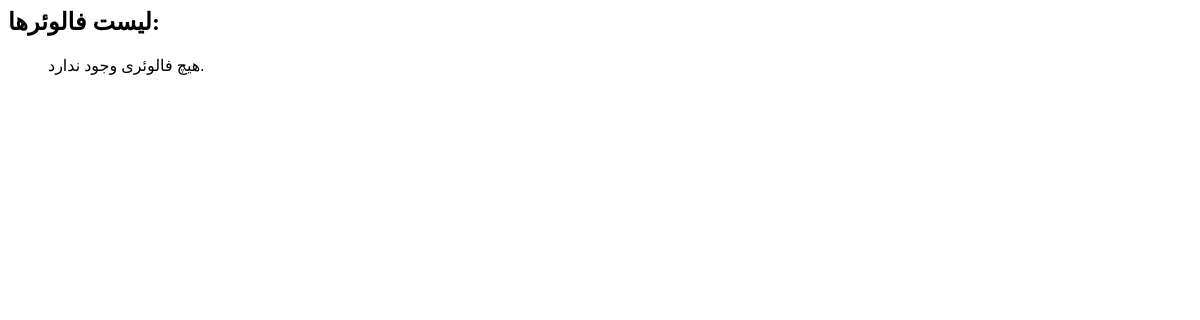
The page /followers/ (signed in) on the database as committed earlier.
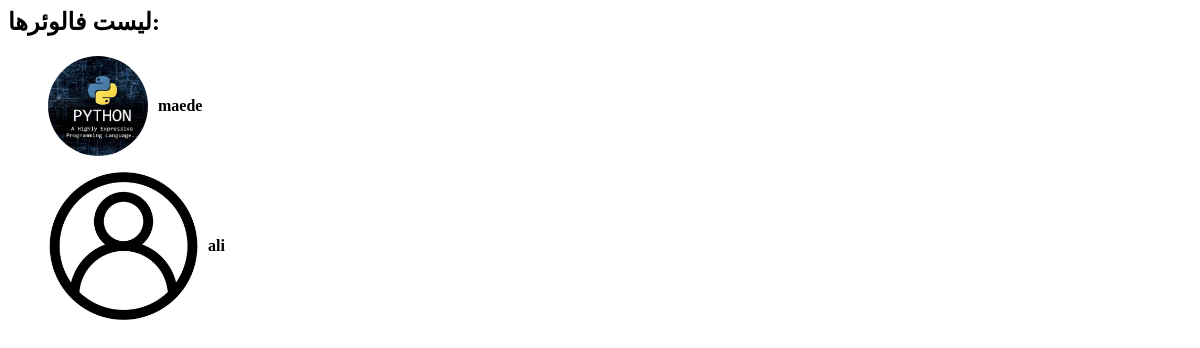
The same page on the database as committed later.
### social/models.py (models this page shows)
class User(AbstractUser):
    date_of_birth=models.DateTimeField(verbose_name="تاریخ تولد", blank=True, null=True)
    bio=models.TextField(verbose_name=" بایو ", blank=True, null=True )
    photo=models.ImageField(verbose_name="تصاویر",upload_to="account_images/",null=True, blank=True)
    job=models.CharField(max_length=250,verbose_name="شغل", blank=True, null=True)
    phone=models.CharField(verbose_name="شماره تلفن",max_length=11, blank=True, null=True)
    following=models.ManyToManyField('self',through='Contact',related_name="followers",symmetrical=False)

### social/views.py (the view)
# urls.py: path('followers/', views.user_followers, name='user_followers'),
@login_required
def user_followers(request):
    user=User.objects.prefetch_related('followers','following').get(id=request.user.id)
    followers=user.followers.all()
    follower_user=[f.followers for f in followers]
    return render(request, 'user/user_followers.html', {'follower_user': follower_user})

### social/templates/user/user_followers.html
{%load static%}
<h2>لیست فالوئرها:</h2>
<ul style="list-style: none;">
    {% for follower in user.followers.all %}
        <li style="margin-bottom: 15px; display: flex; align-items: center;">
            {% if follower.photo %}
                <img src="{{ follower.photo.url }}" alt="profile pic"
                style="width: 100px; height: 100px; border-radius: 50%; object-fit: cover; margin-right: 10px;">
            {% else %}
                <img src="{% static 'images/profile/avatar.jpg'%}" alt="profile pic"
                style="width: 150px; height: 150px; border-radius: 50%; object-fit: cover; margin-right: 10px;">
            {% endif %}
            <h4 style="margin: 0;">{{ follower.username }}</h4>
        </li>
    {% empty %}
        <li>هیچ فالوئری وجود ندارد.</li>
    {% endfor %}
</ul>

Rows that differ between the two databases and show on the page:
now on this page (row edited): User: photo (picture), username "maede"
now on this page (row edited): User: username "ali"
Other text that changed with them:
text no longer shown: "هیچ فالوئری وجود ندارد."
